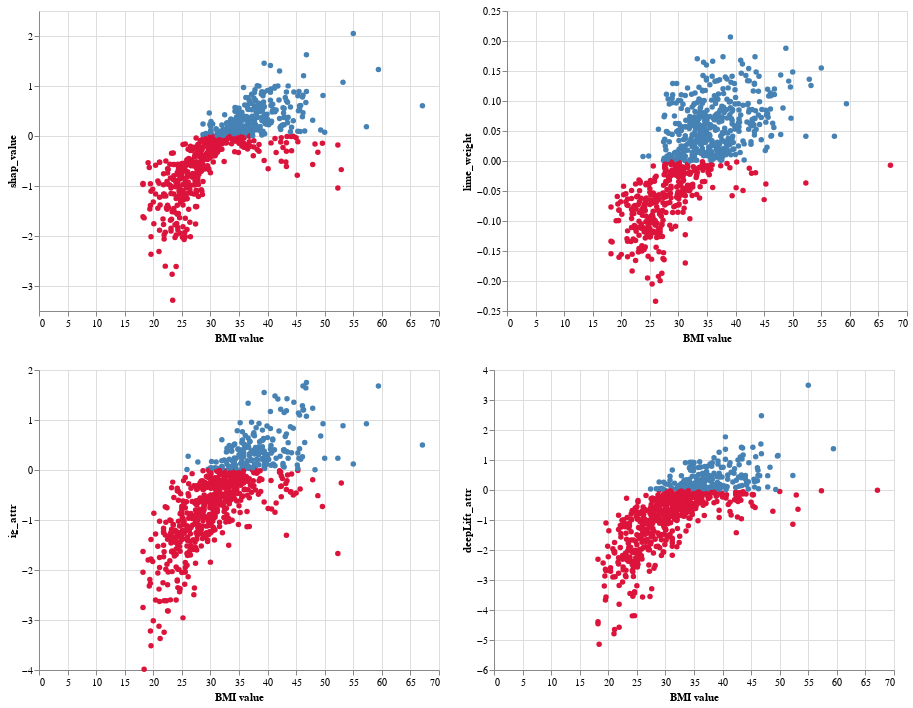

Notebook source saved alongside this figure:
### Code cell
View_scatter_feature(feature_index=3)

### Figure 1 — Vega-Lite specification as saved in the notebook (floating-point values rounded to 4 significant figures; data arrays with more than 128 entries replaced by an {"elided": "..."} marker saying what was removed)
{"config": {"view": {"continuousWidth": 400, "continuousHeight": 300}}, "vconcat": [{"hconcat": [{"mark": "circle", "encoding": {"color": {"field": "shap_is_positive", "legend": null, "scale": {"range": ["crimson", "steelblue"]}, "type": "nominal"}, "opacity": {"condition": {"value": 1.0, "selection": "selector001"}, "value": 0.2}, "x": {"field": "feature_value", "title": "BMI value", "type": "quantitative"}, "y": {"field": "shap_value", "type": "quantitative"}}, "resolve": {"scale": {"x": "independent", "y": "independent"}}, "selection": {"selector001": {"type": "interval"}}}, {"mark": "circle", "encoding": {"color": {"field": "lime_is_positive", "legend": null, "scale": {"range": ["crimson", "steelblue"]}, "type": "nominal"}, "opacity": {"condition": {"value": 1.0, "selection": "selector001"}, "value": 0.2}, "x": {"field": "feature_value", "title": "BMI value", "type": "quantitative"}, "y": {"field": "lime_weight", "type": "quantitative"}}, "resolve": {"scale": {"x": "independent", "y": "independent"}}, "selection": {"selector001": {"type": "interval"}}}]}, {"hconcat": [{"mark": "circle", "encoding": {"color": {"field": "ig_is_positive", "legend": null, "scale": {"range": ["crimson", "steelblue"]}, "type": "nominal"}, "opacity": {"condition": {"value": 1.0, "selection": "selector001"}, "value": 0.2}, "x": {"field": "feature_value", "title": "BMI value", "type": "quantitative"}, "y": {"field": "ig_attr", "type": "quantitative"}}, "resolve": {"scale": {"x": "independent", "y": "independent"}}, "selection": {"selector001": {"type": "interval"}}}, {"mark": "circle", "encoding": {"color": {"field": "deepLift_is_positive", "legend": null, "scale": {"range": ["crimson", "steelblue"]}, "type": "nominal"}, "opacity": {"condition": {"value": 1.0, "selection": "selector001"}, "value": 0.2}, "x": {"field": "feature_value", "title": "BMI value", "type": "quantitative"}, "y": {"field": "deepLift_attr", "type": "quantitative"}}, "resolve": {"scale": {"x": "independent", "y": "independent"}}, "selection": {"selector001": {"type": "interval"}}}]}], "data": {"name": "data-021d4106ce797021baf0ad43f2d5a6cc"}, "$schema": "https://vega.github.io/schema/vega-lite/v4.17.0.json", "datasets": {"data-021d4106ce797021baf0ad43f2d5a6cc": {"elided": "768 records"}}}
